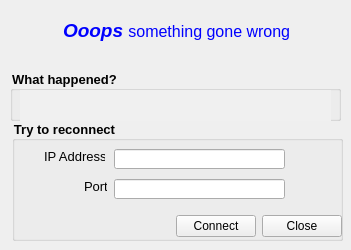
<?xml version="1.0" encoding="UTF-8"?>
<ui version="4.0">
 <class>reconnectionwindow</class>
 <widget class="QMainWindow" name="reconnectionwindow">
  <property name="geometry">
   <rect>
    <x>0</x>
    <y>0</y>
    <width>351</width>
    <height>250</height>
   </rect>
  </property>
  <property name="windowTitle">
   <string>Try to reconnect...</string>
  </property>
  <property name="windowIcon">
   <iconset resource="userresources.qrc">
    <normaloff>:/Images/Images/icon.png</normaloff>:/Images/Images/icon.png</iconset>
  </property>
  <widget class="QWidget" name="centralwidget">
   <widget class="QLabel" name="Title">
    <property name="geometry">
     <rect>
      <x>63</x>
      <y>10</y>
      <width>231</width>
      <height>41</height>
     </rect>
    </property>
    <property name="midLineWidth">
     <number>-1</number>
    </property>
    <property name="text">
     <string>&lt;html&gt;&lt;head/&gt;&lt;body&gt;&lt;p&gt;&lt;span style=&quot; font-family:'Tahoma'; font-size:14pt; font-weight:600; font-style:italic; color:#0000ff;&quot;&gt;Ooops &lt;/span&gt;&lt;span style=&quot; font-family:'Tahoma'; font-size:12pt; color:#0000ff;&quot;&gt;something gone wrong&lt;/span&gt;&lt;/p&gt;&lt;/body&gt;&lt;/html&gt;</string>
    </property>
   </widget>
   <widget class="QGroupBox" name="groupBox">
    <property name="geometry">
     <rect>
      <x>12</x>
      <y>120</y>
      <width>331</width>
      <height>121</height>
     </rect>
    </property>
    <property name="autoFillBackground">
     <bool>false</bool>
    </property>
    <property name="styleSheet">
     <string notr="true">QGroupBox {font-family:Tahoma; font-size:10pt;font-weight: bold;}</string>
    </property>
    <property name="title">
     <string>Try to reconnect</string>
    </property>
    <property name="flat">
     <bool>true</bool>
    </property>
    <property name="checkable">
     <bool>false</bool>
    </property>
    <widget class="QWidget" name="layoutWidget_2">
     <property name="geometry">
      <rect>
       <x>-1</x>
       <y>86</y>
       <width>331</width>
       <height>41</height>
      </rect>
     </property>
     <layout class="QHBoxLayout" name="horizontalLayout_3">
      <item>
       <spacer name="horizontalSpacer_3">
        <property name="orientation">
         <enum>Qt::Horizontal</enum>
        </property>
        <property name="sizeHint" stdset="0">
         <size>
          <width>40</width>
          <height>20</height>
         </size>
        </property>
       </spacer>
      </item>
      <item>
       <widget class="QPushButton" name="ConnectButton_2">
        <property name="styleSheet">
         <string notr="true"/>
        </property>
        <property name="inputMethodHints">
         <set>Qt::ImhNone</set>
        </property>
        <property name="text">
         <string>Connect</string>
        </property>
       </widget>
      </item>
      <item>
       <widget class="QPushButton" name="CloseButton_2">
        <property name="styleSheet">
         <string notr="true"/>
        </property>
        <property name="inputMethodHints">
         <set>Qt::ImhNone</set>
        </property>
        <property name="text">
         <string>Close</string>
        </property>
       </widget>
      </item>
     </layout>
    </widget>
    <widget class="QLabel" name="label_3">
     <property name="geometry">
      <rect>
       <x>32</x>
       <y>29</y>
       <width>61</width>
       <height>16</height>
      </rect>
     </property>
     <property name="midLineWidth">
      <number>-1</number>
     </property>
     <property name="text">
      <string>&lt;html&gt;&lt;head/&gt;&lt;body&gt;&lt;p&gt;&lt;span style=&quot; font-size:10pt; font-family:Tahoma; &quot;&gt;IP Address&lt;/span&gt;&lt;/p&gt;&lt;/body&gt;&lt;/html&gt;</string>
     </property>
    </widget>
    <widget class="QLineEdit" name="lineEdit_Port">
     <property name="geometry">
      <rect>
       <x>102</x>
       <y>59</y>
       <width>171</width>
       <height>20</height>
      </rect>
     </property>
    </widget>
    <widget class="QLineEdit" name="lineEdit_IP">
     <property name="geometry">
      <rect>
       <x>102</x>
       <y>29</y>
       <width>171</width>
       <height>20</height>
      </rect>
     </property>
    </widget>
    <widget class="QLabel" name="label_4">
     <property name="geometry">
      <rect>
       <x>72</x>
       <y>59</y>
       <width>23</width>
       <height>16</height>
      </rect>
     </property>
     <property name="midLineWidth">
      <number>-1</number>
     </property>
     <property name="text">
      <string>&lt;html&gt;&lt;head/&gt;&lt;body&gt;&lt;p&gt;&lt;span style=&quot; font-family:'Tahoma'; font-size:10pt;&quot;&gt;Port&lt;/span&gt;&lt;/p&gt;&lt;/body&gt;&lt;/html&gt;</string>
     </property>
    </widget>
   </widget>
   <widget class="QLabel" name="TitleBackground">
    <property name="geometry">
     <rect>
      <x>0</x>
      <y>0</y>
      <width>351</width>
      <height>61</height>
     </rect>
    </property>
    <property name="autoFillBackground">
     <bool>false</bool>
    </property>
    <property name="styleSheet">
     <string notr="true">#TitleBackground { background-image:url(:/Images/Images/background.png); }</string>
    </property>
    <property name="text">
     <string/>
    </property>
    <property name="pixmap">
     <pixmap>:/Images/background.png</pixmap>
    </property>
    <property name="scaledContents">
     <bool>false</bool>
    </property>
   </widget>
   <widget class="QGroupBox" name="groupBox_2">
    <property name="geometry">
     <rect>
      <x>10</x>
      <y>70</y>
      <width>331</width>
      <height>51</height>
     </rect>
    </property>
    <property name="autoFillBackground">
     <bool>false</bool>
    </property>
    <property name="styleSheet">
     <string notr="true">QGroupBox {font-family:Tahoma; font-size:10pt;font-weight: bold;}</string>
    </property>
    <property name="title">
     <string>What happened?</string>
    </property>
    <property name="flat">
     <bool>true</bool>
    </property>
    <property name="checkable">
     <bool>false</bool>
    </property>
    <widget class="QTextBrowser" name="textBrowser">
     <property name="geometry">
      <rect>
       <x>10</x>
       <y>20</y>
       <width>311</width>
       <height>31</height>
      </rect>
     </property>
     <property name="styleSheet">
      <string notr="true">#textBrowser { font-family:'Tahoma'; font-size:9pt; border:0px; background-color:#f0f0f0;}</string>
     </property>
    </widget>
   </widget>
   <widget class="QLabel" name="Title_2">
    <property name="geometry">
     <rect>
      <x>203</x>
      <y>-570</y>
      <width>231</width>
      <height>41</height>
     </rect>
    </property>
    <property name="midLineWidth">
     <number>-1</number>
    </property>
    <property name="text">
     <string>&lt;html&gt;&lt;head/&gt;&lt;body&gt;&lt;p&gt;&lt;span style=&quot; font-family:'Tahoma'; font-size:14pt; font-weight:600; font-style:italic; color:#0000ff;&quot;&gt;Ooops &lt;/span&gt;&lt;span style=&quot; font-family:'Tahoma'; font-size:12pt; color:#0000ff;&quot;&gt;something gone wrong&lt;/span&gt;&lt;/p&gt;&lt;/body&gt;&lt;/html&gt;</string>
    </property>
   </widget>
   <widget class="QGroupBox" name="groupBox_3">
    <property name="geometry">
     <rect>
      <x>150</x>
      <y>-510</y>
      <width>331</width>
      <height>51</height>
     </rect>
    </property>
    <property name="autoFillBackground">
     <bool>false</bool>
    </property>
    <property name="styleSheet">
     <string notr="true">QGroupBox {font-family:Tahoma; font-size:10pt;font-weight: bold;}</string>
    </property>
    <property name="title">
     <string>What happened?</string>
    </property>
    <property name="flat">
     <bool>true</bool>
    </property>
    <property name="checkable">
     <bool>false</bool>
    </property>
    <widget class="QTextBrowser" name="textBrowser_2">
     <property name="geometry">
      <rect>
       <x>10</x>
       <y>20</y>
       <width>311</width>
       <height>31</height>
      </rect>
     </property>
     <property name="styleSheet">
      <string notr="true">#textBrowser { font-family:'Tahoma'; font-size:9pt; border:0px; background-color:#f0f0f0;}</string>
     </property>
    </widget>
   </widget>
   <widget class="QGroupBox" name="groupBox_4">
    <property name="geometry">
     <rect>
      <x>152</x>
      <y>-460</y>
      <width>331</width>
      <height>121</height>
     </rect>
    </property>
    <property name="autoFillBackground">
     <bool>false</bool>
    </property>
    <property name="styleSheet">
     <string notr="true">QGroupBox {font-family:Tahoma; font-size:10pt;font-weight: bold;}</string>
    </property>
    <property name="title">
     <string>Try to reconnect</string>
    </property>
    <property name="flat">
     <bool>true</bool>
    </property>
    <property name="checkable">
     <bool>false</bool>
    </property>
    <widget class="QWidget" name="layoutWidget_3">
     <property name="geometry">
      <rect>
       <x>-1</x>
       <y>86</y>
       <width>331</width>
       <height>41</height>
      </rect>
     </property>
     <layout class="QHBoxLayout" name="horizontalLayout_4">
      <item>
       <spacer name="horizontalSpacer_4">
        <property name="orientation">
         <enum>Qt::Horizontal</enum>
        </property>
        <property name="sizeHint" stdset="0">
         <size>
          <width>40</width>
          <height>20</height>
         </size>
        </property>
       </spacer>
      </item>
      <item>
       <widget class="QPushButton" name="ConnectButton_3">
        <property name="styleSheet">
         <string notr="true"/>
        </property>
        <property name="inputMethodHints">
         <set>Qt::ImhNone</set>
        </property>
        <property name="text">
         <string>Connect</string>
        </property>
       </widget>
      </item>
      <item>
       <widget class="QPushButton" name="CloseButton_3">
        <property name="styleSheet">
         <string notr="true"/>
        </property>
        <property name="inputMethodHints">
         <set>Qt::ImhNone</set>
        </property>
        <property name="text">
         <string>Close</string>
        </property>
       </widget>
      </item>
     </layout>
    </widget>
    <widget class="QLabel" name="label_5">
     <property name="geometry">
      <rect>
       <x>32</x>
       <y>29</y>
       <width>61</width>
       <height>16</height>
      </rect>
     </property>
     <property name="midLineWidth">
      <number>-1</number>
     </property>
     <property name="text">
      <string>&lt;html&gt;&lt;head/&gt;&lt;body&gt;&lt;p&gt;&lt;span style=&quot; font-size:10pt; font-family:Tahoma; &quot;&gt;IP Address&lt;/span&gt;&lt;/p&gt;&lt;/body&gt;&lt;/html&gt;</string>
     </property>
    </widget>
    <widget class="QLineEdit" name="lineEdit_Port_2">
     <property name="geometry">
      <rect>
       <x>102</x>
       <y>59</y>
       <width>171</width>
       <height>20</height>
      </rect>
     </property>
    </widget>
    <widget class="QLineEdit" name="lineEdit_IP_2">
     <property name="geometry">
      <rect>
       <x>102</x>
       <y>29</y>
       <width>171</width>
       <height>20</height>
      </rect>
     </property>
    </widget>
    <widget class="QLabel" name="label_6">
     <property name="geometry">
      <rect>
       <x>72</x>
       <y>59</y>
       <width>23</width>
       <height>16</height>
      </rect>
     </property>
     <property name="midLineWidth">
      <number>-1</number>
     </property>
     <property name="text">
      <string>&lt;html&gt;&lt;head/&gt;&lt;body&gt;&lt;p&gt;&lt;span style=&quot; font-family:'Tahoma'; font-size:10pt;&quot;&gt;Port&lt;/span&gt;&lt;/p&gt;&lt;/body&gt;&lt;/html&gt;</string>
     </property>
    </widget>
   </widget>
   <widget class="QLabel" name="TitleBackground_2">
    <property name="geometry">
     <rect>
      <x>140</x>
      <y>-580</y>
      <width>351</width>
      <height>61</height>
     </rect>
    </property>
    <property name="autoFillBackground">
     <bool>false</bool>
    </property>
    <property name="styleSheet">
     <string notr="true">#TitleBackground { background-image:url(:/Images/Images/background.png); }</string>
    </property>
    <property name="text">
     <string/>
    </property>
    <property name="pixmap">
     <pixmap>:/Images/background.png</pixmap>
    </property>
    <property name="scaledContents">
     <bool>false</bool>
    </property>
   </widget>
   <zorder>groupBox</zorder>
   <zorder>TitleBackground</zorder>
   <zorder>Title</zorder>
   <zorder>groupBox_2</zorder>
   <zorder>Title_2</zorder>
   <zorder>groupBox_3</zorder>
   <zorder>groupBox_4</zorder>
   <zorder>TitleBackground_2</zorder>
  </widget>
 </widget>
 <resources>
  <include location="userresources.qrc"/>
 </resources>
 <connections/>
</ui>
